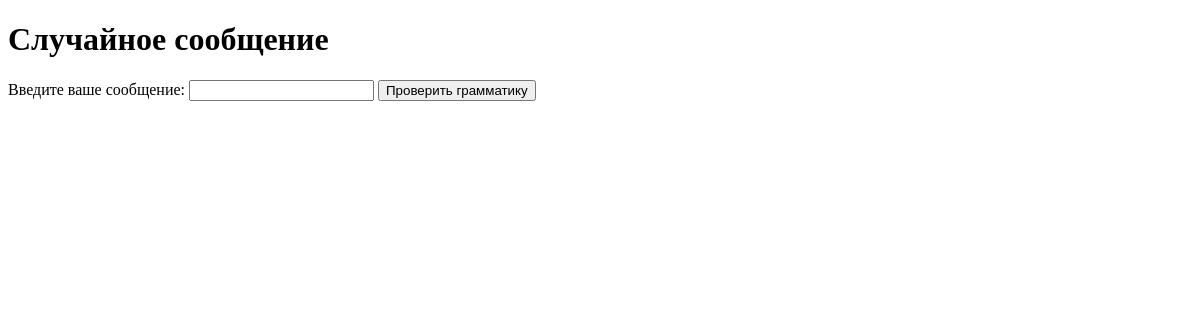
Page /api/deMessagesReply/message on the earlier database version.
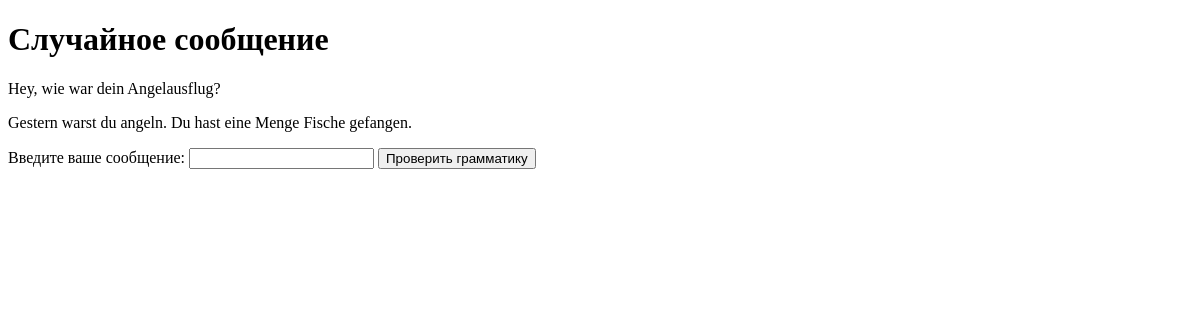
Same page on the later database version.
### deMessagesReply/models.py (models this page shows, shortened)
class DeMessagesReply(models.Model):
    message_original = models.TextField(max_length=1000, default='none')
    message_translated = models.TextField(max_length=1000, default='none')
    hint = models.TextField(max_length=1000, default='none')
    background_original = models.TextField(max_length=1000, default='none')
    background_translated = models.TextField(max_length=1000, default='none')
    word_level = models.CharField(max_length=2, default='none')

### deMessagesReply/views.py (the view)
# urls.py: path('message', display_message, name='message'),
def display_message(request):
    random_message = DeMessagesReply.objects.order_by('?').first()
    context = {'message': random_message}
    return render(request, 'deMessagesReply/messag.html', context)

### deMessagesReply/templates/deMessagesReply/messag.html (shortened to what this page needs)
<!DOCTYPE html>
<html lang="en">
<head>
</head>
<body>
    <h1>Случайное сообщение</h1>
    <p>{{ message.message_original }}</p>
    <p>{{ message.background_original }}</p>
    <form onsubmit="checkGrammar(event)">
        <label for="user_message">Введите ваше сообщение:</label>
        <input type="text" id="user_message" name="user_message" required>
        <button type="submit">Проверить грамматику</button>
    </form>
</body>
</html>

Differences in the rows shown:
added DeMessagesReply: message_original "Hey, wie war dein Angelausflug?", background_original "Gestern warst du angeln. Du hast eine Menge Fische gefangen."
